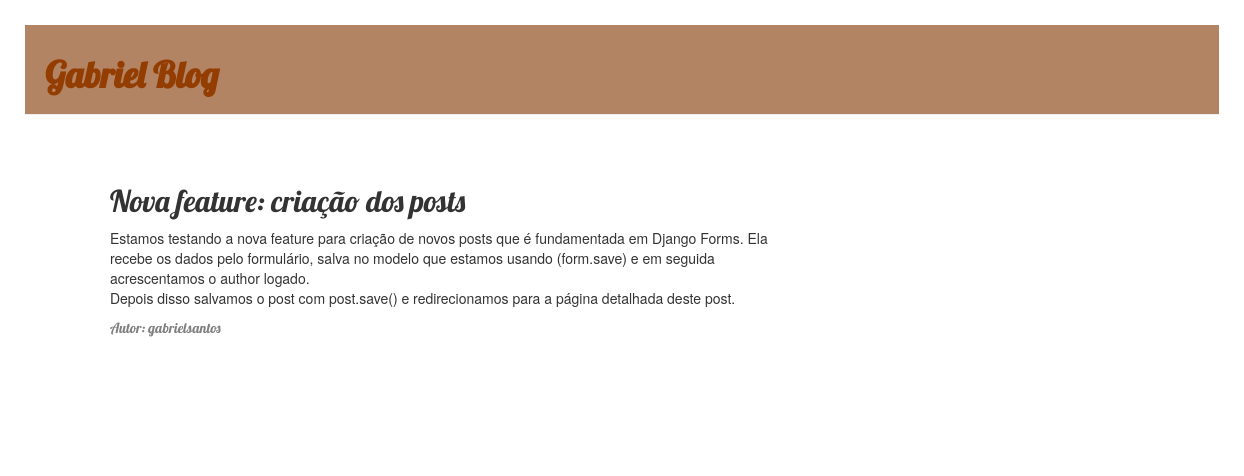
The page /post/13/ on the database its author committed.
### blog/models.py (models this page shows, shortened)
class Post(models.Model):
    author = models.ForeignKey(settings.AUTH_USER_MODEL, on_delete=models.CASCADE)
    tittle = models.CharField(max_length=200)
    text = models.TextField()
    created_date = models.DateField(default=timezone.now)
    published_date = models.DateField(blank=True, null=True)

### blog/views.py (the view)
# urls.py: path('post/<int:pk>/',views.post_detail, name='post_detail'),
def post_detail(request, pk):
    post = get_object_or_404(Post, pk=pk)
    return render(request,'blog/post_detail.html', {'post':post})

### blog/templates/blog/post_detail.html (shortened to what this page needs)
{% extends 'blog/base.html' %} {% block content %}
<div class="post">
  <h2>{{post.tittle}}</h2>
  <p>{{post.text|linebreaksbr}}</p>
  <p class="author">Autor: {{post.author}}</p>
</div>
{% endblock %}

### blog/static/css/blog.css (style rules this page uses)
body { padding: 2%; }
h1, h2, h3, h4, .author { font-family: "Lobster", cursive; }
.date, .author { color: #808080; }
.post { margin-bottom: 70px; padding: 4%; }

### rows shown on the page
Post: tittle "Nova feature: criação dos posts", text "Estamos testando a nova feature para criação de novos posts que é fundamentada em Django Forms. Ela recebe os dados pelo formulário, salva no modelo que estamos usando (form.save) e em seguida acrescentamos o author logado. Depois disso salvamos o post com post.save() e redirecionamos para a página detalhada deste post.", author "gabrielsantos"
